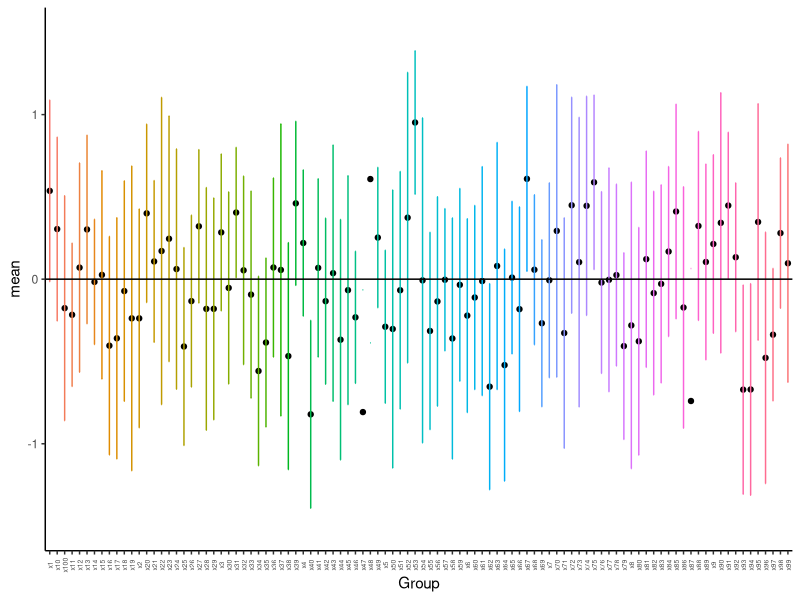
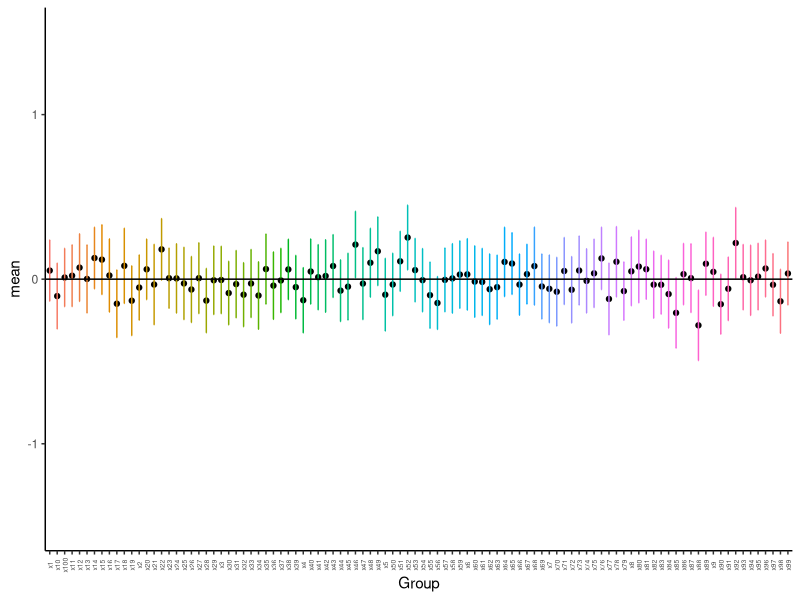
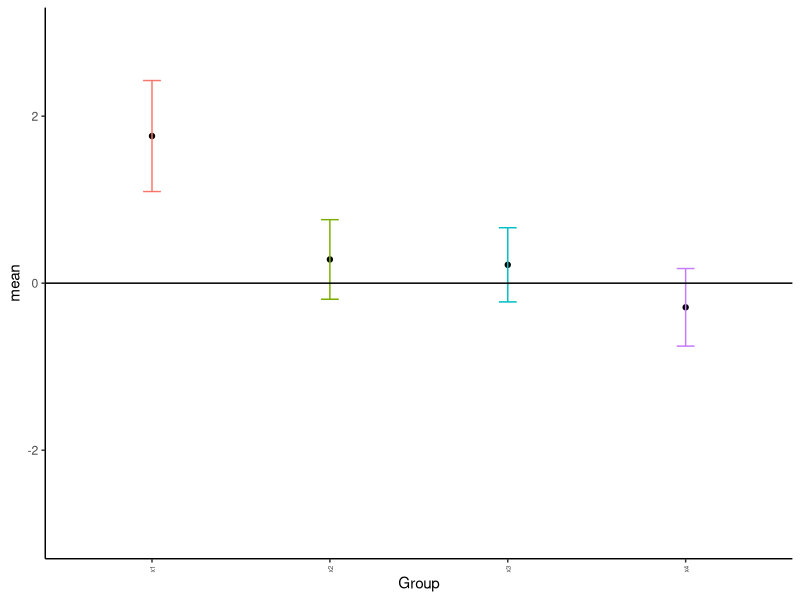

The R script that drew these images, in order:
## ---- chunk 1
library(tidyverse)
library(plyr)
## ---- chunk 2
# This creates a reproducible example
# rnorm creates random datasets

set.seed(8675309)

for(i in 1:100){
  x <- rnorm(10)
  if(i == 1){
    data <- x %>% as.data.frame()
    colnames(data) <- "Data"
    data$Group <- paste0("x",i)
  }else{
    newdat <- x %>% as.data.frame()
    colnames(newdat) <- "Data"
    newdat$Group <- paste0("x",i)
    data <- rbind(data,newdat)
  }
}

# summarize by group
gg_data <- ddply(data, "Group", summarise,
                 N = length(Data),
                 mean = mean(Data),
                 sd = sd(Data),
                 se = sd / sqrt(N))

ggplot(gg_data, aes(x = Group, y = mean, group = Group)) +
  geom_point() +
  geom_errorbar(data = gg_data, aes(ymin = mean - 2*se, ymax = mean+2*se,
                                    color = Group), width = 0.1) +
  geom_hline(yintercept = 0, col = "black", linewidth = 0.5) +
  ylim(c(-1.5,1.5)) +
  theme_classic() +
  theme(legend.position = "none",
        axis.text.x = element_text(angle = 90, vjust = 0.5, size = 5))
## ---- chunk 3
set.seed(8675309)

for(i in 1:100){
  x <- rnorm(100)
  if(i == 1){
    data <- x %>% as.data.frame()
    colnames(data) <- "Data"
    data$Group <- paste0("x",i)
  }else{
    newdat <- x %>% as.data.frame()
    colnames(newdat) <- "Data"
    newdat$Group <- paste0("x",i)
    data <- rbind(data,newdat)
  }
}

# summarize by group
gg_data <- ddply(data, "Group", summarise,
                 N = length(Data),
                 mean = mean(Data),
                 sd = sd(Data),
                 se = sd / sqrt(N))

ggplot(gg_data, aes(x = Group, y = mean, group = Group)) +
  geom_point() +
  geom_errorbar(data = gg_data, aes(ymin = mean - 2*se, ymax = mean+2*se,
                                    color = Group), width = 0.1) +
  geom_hline(yintercept = 0, col = "black", linewidth = 0.5) +
  ylim(c(-1.5,1.5)) +
  theme_classic() +
  theme(legend.position = "none",
        axis.text.x = element_text(angle = 90, vjust = 0.5, size = 5))
## ---- chunk 4
set.seed(8675309)

for(i in 1:4){
  x <- rnorm(10)
  if(i == 1){
    x <- rnorm(10, mean = 2)
    data <- x %>% as.data.frame()
    colnames(data) <- "Data"
    data$Group <- paste0("x",i)
  }else{
    newdat <- x %>% as.data.frame()
    colnames(newdat) <- "Data"
    newdat$Group <- paste0("x",i)
    data <- rbind(data,newdat)
  }
}

# split into "typical" table
expanded_data <- NULL
expanded_data$x1 <- data$Data[which(data$Group=="x1")]
expanded_data$x2 <- data$Data[which(data$Group=="x2")]
expanded_data$x3 <- data$Data[which(data$Group=="x3")]
expanded_data$x4 <- data$Data[which(data$Group=="x4")]

expanded_data <- expanded_data %>%
  as.data.frame()

# summarize by group
gg_data <- ddply(data, "Group", summarise,
                 N = length(Data),
                 mean = mean(Data),
                 sd = sd(Data),
                 se = sd / sqrt(N))

ggplot(gg_data, aes(x = Group, y = mean, group = Group)) +
  geom_point() +
  geom_errorbar(data = gg_data, aes(ymin = mean - 2*se, ymax = mean+2*se,
                                    color = Group), width = 0.1) +
  geom_hline(yintercept = 0, col = "black", linewidth = 0.5) +
  ylim(c(-3,3)) +
  theme_classic() +
  theme(legend.position = "none",
        axis.text.x = element_text(angle = 90, vjust = 0.5, size = 5))
## ---- chunk 5
expanded_data
## ---- chunk 6
group_means <- colMeans(expanded_data)

n <- 0

for(i in 1:ncol(expanded_data)){
  # account for unequal row length, if exists
  sample <- expanded_data[,i] %>% 
    as.numeric() %>%
    na.omit()
  n <- n + length(sample)
}

grand_mean <- sum(colSums(expanded_data))/n
## ---- chunk 7
grand_deviates_squared <- (expanded_data - grand_mean)^2

ss_total <- rowSums(grand_deviates_squared) %>%
  sum()
## ---- chunk 8
group_deviates <- expanded_data

for(i in 1:ncol(group_deviates)){
  dat <- group_deviates[,i]
  mu <- mean(dat)
  dev.dat <- (dat - mu)^2
  group_deviates[,i] <- dev.dat
}

ss_within <- colSums(group_deviates) %>% sum()
## ---- chunk 9
ss_among <- ss_total - ss_within
## ---- chunk 10
ss_among_df <- ncol(expanded_data) - 1
## ---- chunk 11
ss_within_df <- n - ncol(expanded_data)
## ---- chunk 12
ss_total_df <- n - 1
## ---- chunk 13
ms_among <- ss_among/ss_among_df
## ---- chunk 14
ms_within <- ss_within/ss_within_df
## ---- chunk 15
f_stat <- ms_among/ms_within
## ---- chunk 16
pf(f_stat, df1 = ss_among_df, df2 = ss_within_df, lower.tail = F)
## ---- chunk 17
data_aov <- aov(Data ~ Group, data = data)

summary(data_aov)
